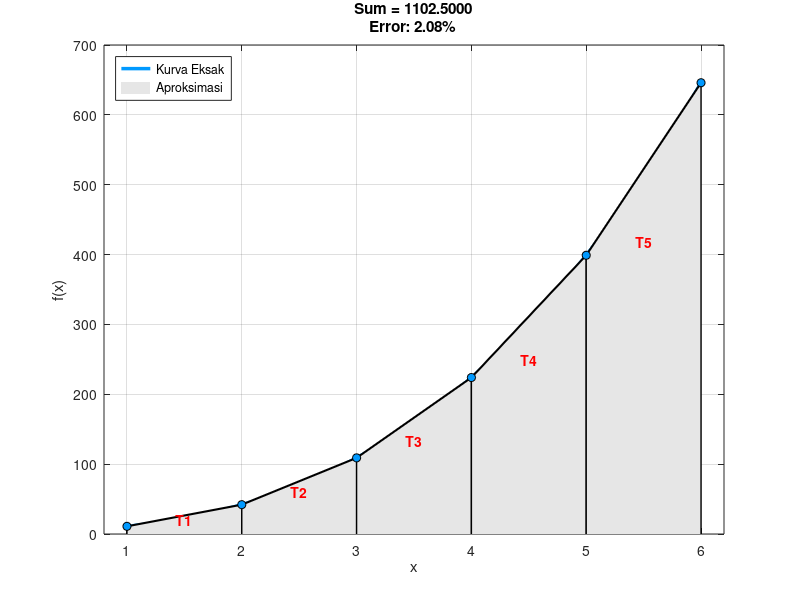

This chart was generated by the following MATLAB code:
clear; clc; close all;

f = @(x) 2*x.^3 + 6*x.^2 - x + 4; 

disp('--- Program Integral Trapesium ---');
a = 1; % batas bawah
b = 6; % batas atas
n = input('Masukkan jumlah sub-interval (n): ');

dx = (b - a) / n;
sum = 0;   
c1 = a;    

x_fine = linspace(a, b, 500);
y_fine = f(x_fine);
figure('Color', 'w'); 
h_curve = plot(x_fine, y_fine, 'Color', [0 0.6 1], 'LineWidth', 2.5); hold on;
h_fill = [];

fprintf('\nDetail Iterasi:\n');
fprintf('-------------------------------------------------------------\n');
fprintf(' i |    c1     |    c2     |     z (Luas)   |   sum (Total)\n');
fprintf('-------------------------------------------------------------\n');

for i = 1:n
    c2 = c1 + dx;
    z = (dx / 2) * (f(c1) + f(c2));
    sum = sum + z;
    
    x_trap = [c1, c1, c2, c2];
    y_trap = [0, f(c1), f(c2), 0];
    
    h_temp = fill(x_trap, y_trap, [0.9 0.9 0.9], 'EdgeColor', 'none');
    if i==1, h_fill = h_temp; end
    
    plot([c1 c1], [0 f(c1)], 'k-', 'LineWidth', 1);       
    plot([c2 c2], [0 f(c2)], 'k-', 'LineWidth', 1);       
    plot([c1 c2], [f(c1) f(c2)], 'k-', 'LineWidth', 1.5); 
    
    plot(c1, f(c1), 'o', 'MarkerFaceColor', [0 0.6 1], 'MarkerEdgeColor', 'k');
    if i==n, plot(c2, f(c2), 'o', 'MarkerFaceColor', [0 0.6 1], 'MarkerEdgeColor', 'k'); end
    
    text((c1+c2)/2, (f(c1)+f(c2))/2.5, ['T' num2str(i)], 'Color', 'r', 'FontWeight', 'bold', 'HorizontalAlignment', 'center');
    
    fprintf(' %d | %8.4f  | %8.4f  |   %10.4f   |   %10.4f\n', i, c1, c2, z, sum);
    
    c1 = c1 + dx;
end

val_exact = integral(f, a, b);
err_abs = abs(val_exact - sum); 
err_rel = (err_abs / abs(val_exact)) * 100;

fprintf('-------------------------------------------------------------\n');
fprintf('\nHASIL AKHIR:\n');
fprintf('1. Eksak (Analitik) : %.6f\n', val_exact);
fprintf('2. Numerik   : %.6f\n', sum);
fprintf('3. Error Relatif    : %.4f %%\n', err_rel);

title({['Sum = ' num2str(sum, '%.4f')], ...
       ['Error: ' num2str(err_rel, '%.2f') '%']});

xlabel('x'); ylabel('f(x)'); grid on;
xlim([a-0.2, b+0.2]); 
legend([h_curve, h_fill], {'Kurva Eksak', 'Aproksimasi'}, 'Location', 'northwest');
hold off;
